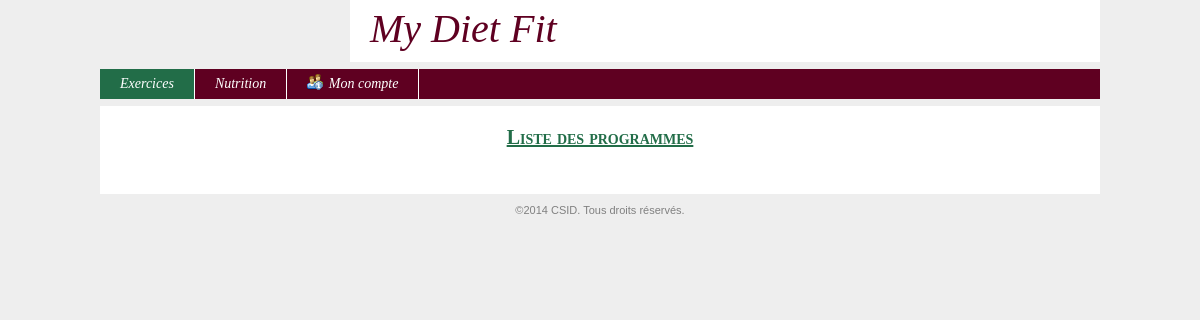
The app's page /index.php?uc=exercice&action=lstPgrmBiceps, older data.
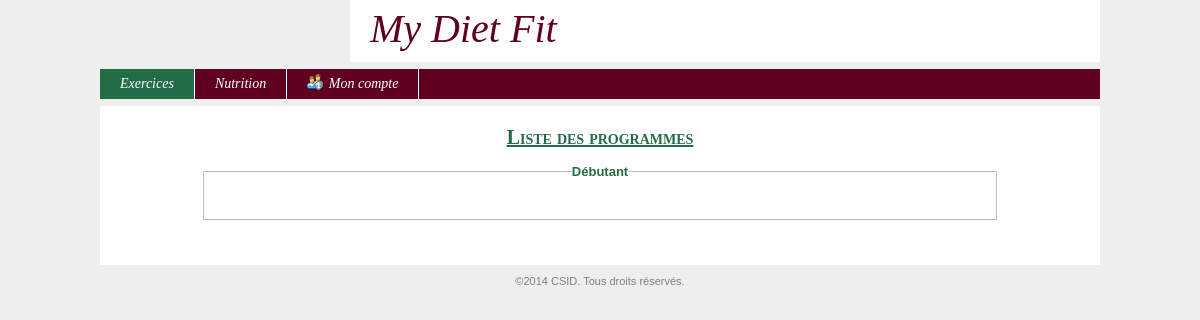
The same page, newer data.
### tables this page shows
CREATE TABLE IF NOT EXISTS `programme` (
  `idProgramme` int(11) unsigned NOT NULL AUTO_INCREMENT,
  `niveau` varchar(45) NOT NULL DEFAULT '',
  `idPartieCorps` int(11) unsigned NOT NULL,
  PRIMARY KEY (`idProgramme`),
  KEY `idPartieCorps` (`idPartieCorps`)
);

### modules/fonctions/php/programme.inc.php (called while the page is built, shortened)
<?php
function getLesProgrammes($idPartieCorps = null)
{
	$req = "SELECT * FROM programme";
	if($idPartieCorps != null) $req .= " WHERE idPartieCorps = ".getMySqlString($idPartieCorps);
	$conx = connexion();
	$res = mysql_query($req, $conx) or die("<u>Erreur SQL (getLesProgrammes)</u>: ".mysql_error()." <br>");
	$lesProgrammes = array();
	$ligne = mysql_fetch_assoc($res);
	while($ligne != false)
	{
		$lesProgrammes[] = $ligne;
		$ligne = mysql_fetch_assoc($res);
	}
	return $lesProgrammes;
}
?>

### config.inc.php (called while the page is built, shortened)
<?php
$_CONFIG = array
(
	"DB_ServerHost" => "localhost",
	"DB_Username" => "root",
    "DB_Password" => "",
    "DB_Database" => "mydietfit_bdd",
    "DIR_Control" => "controleurs/",
    "DIR_View" => "vues/",
    "DIR_Model" => "modules/fonctions/php/",
    "DIR_Dynamic" => "modules/fonctions/js/",
    "DIR_XML" => "modules/fonctions/xml/",
    "DIR_Plugin" => "modules/plugins/",
    "DIR_CSS" => "modules/themes/",
    "DIR_Attachment" => "ressources/documents/",
    "DIR_Image" => "ressources/images/",
);
?>

### modules/fonctions/php/generale.inc.php (called while the page is built, shortened)
<?php
function connexion()
{
	global $_CONFIG;
	$hote = $_CONFIG['DB_ServerHost'];
	$login = $_CONFIG['DB_Username'];
	$mdp = $_CONFIG['DB_Password'];
	$bd = $_CONFIG['DB_Database'];
	$connexion = @mysql_connect($hote, $login, $mdp) or die("<u>Erreur SQL (Connexion au serveur impossible)</u>: ".mysql_error()." <br>");
	return $connexion;
}
function getMySqlString($champ, $elseValue = null, $noCote = 0)
{
	$cote = ($noCote) ? null : "'";
	if(isset($champ) && $champ) $result = $cote.mysql_real_escape_string($champ, connexion()).$cote;
	else if(is_null($champ) || $champ == "") $result = "NULL";
	else $result = $cote.mysql_real_escape_string($elseValue, connexion()).$cote;
	return $result;
}
?>

### vues/v_lstPgrm.php (the view)
<?php
if(isset($lesProgrammes))
{
	foreach($lesProgrammes as $unProgramme)
	{
		$niveau = $unProgramme['niveau'];
		echo "	<a><fieldset>
					<legend>$niveau</legend>
				</fieldset></a>
				<br>";
	}
}

Row changes from the older to the newer data that the page shows:
added programme: niveau "Débutant"
